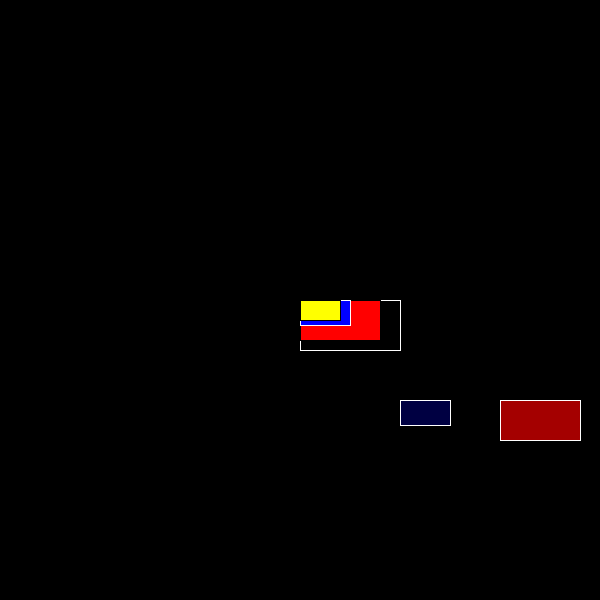
Frame 1 (no input)
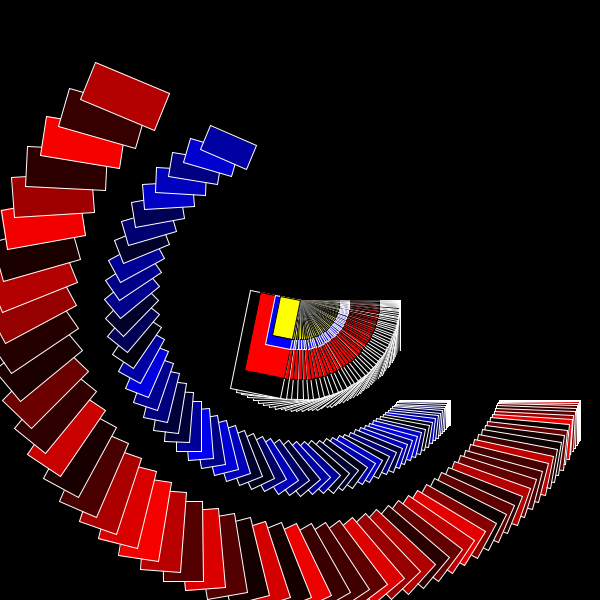
Frame 60 (the mouse pressed at the canvas centre just before this capture)
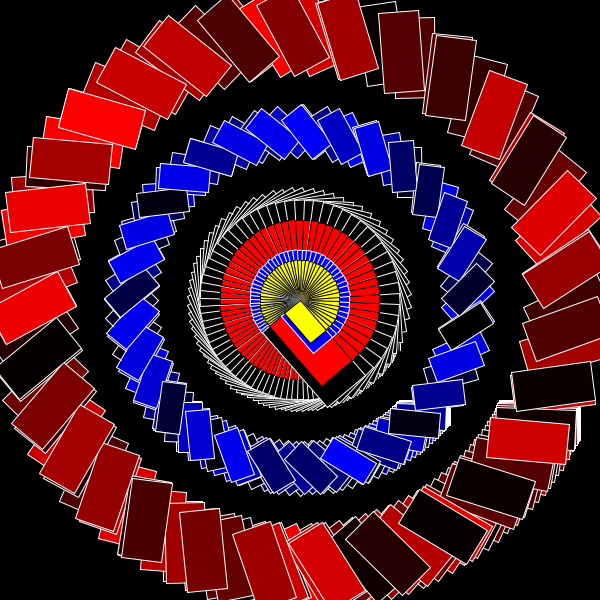
Frame 120 (the mouse held since frame 60 and released just before this capture)

The Processing sketch that drew these frames (run headless with seeded random() and noise(); from frame 60 on, the mouse is pressed at the canvas centre):

// Processing sketch: occilation1
// ── occilation1.pde
float loc = 0.0;
float velo = 0.0;
float acc = 0.001;
void setup()
{ 
  background(0);
  size(600, 600);
}
void draw()
{
  {
    loc += velo;
    velo += acc;
    fill(0);
    stroke(255);
    translate(width/2, height/2);
    rotate(loc);
    rect(0, 0, 100, 50);
    fill(255, 0, 0);
    stroke(0);
    rect(0, 0, 80, 40);
    fill(0, 0, 255);
    stroke(255);
    rect(0, 0, 50, 25);
    fill(255, 255, 0);
    stroke(0);  
    rect(0, 0, 40, 20);
  }

  { 
    rotate(loc);
    rect(500, 100, 100, 50);
    fill(random(255), 0, 0);
    stroke(255);
    rect(200, 100, 80, 40);
    fill(0, 0, random( 255));
    stroke(255);
    rect(100, 100, 50, 25);
  }
}
